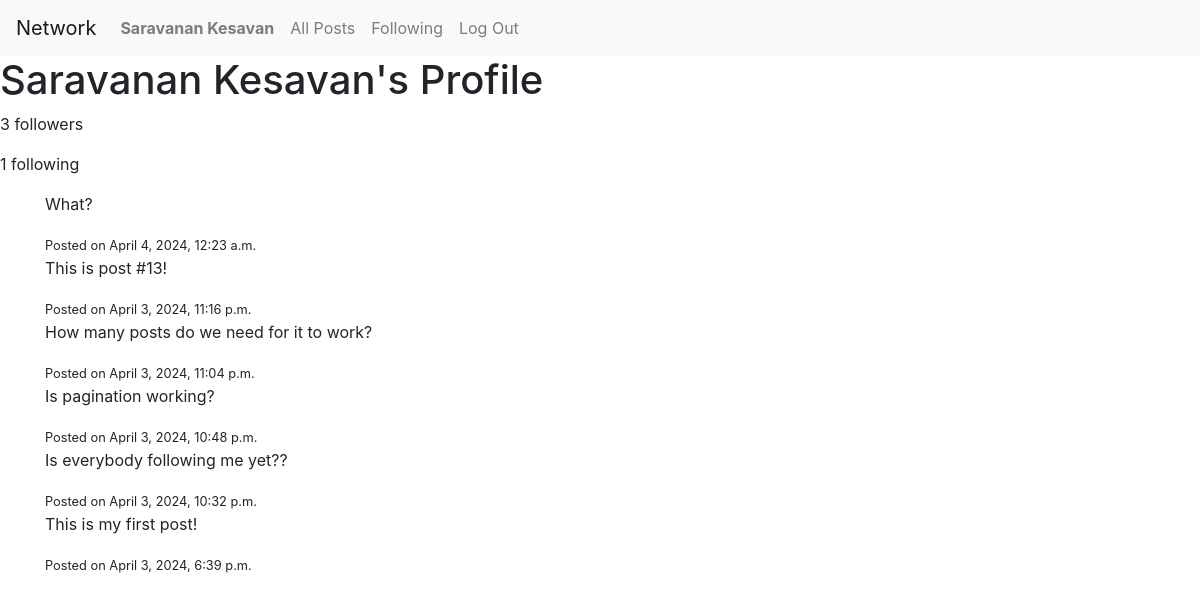
Before: /profile/Saravanan Kesavan (signed in) with the older database file.
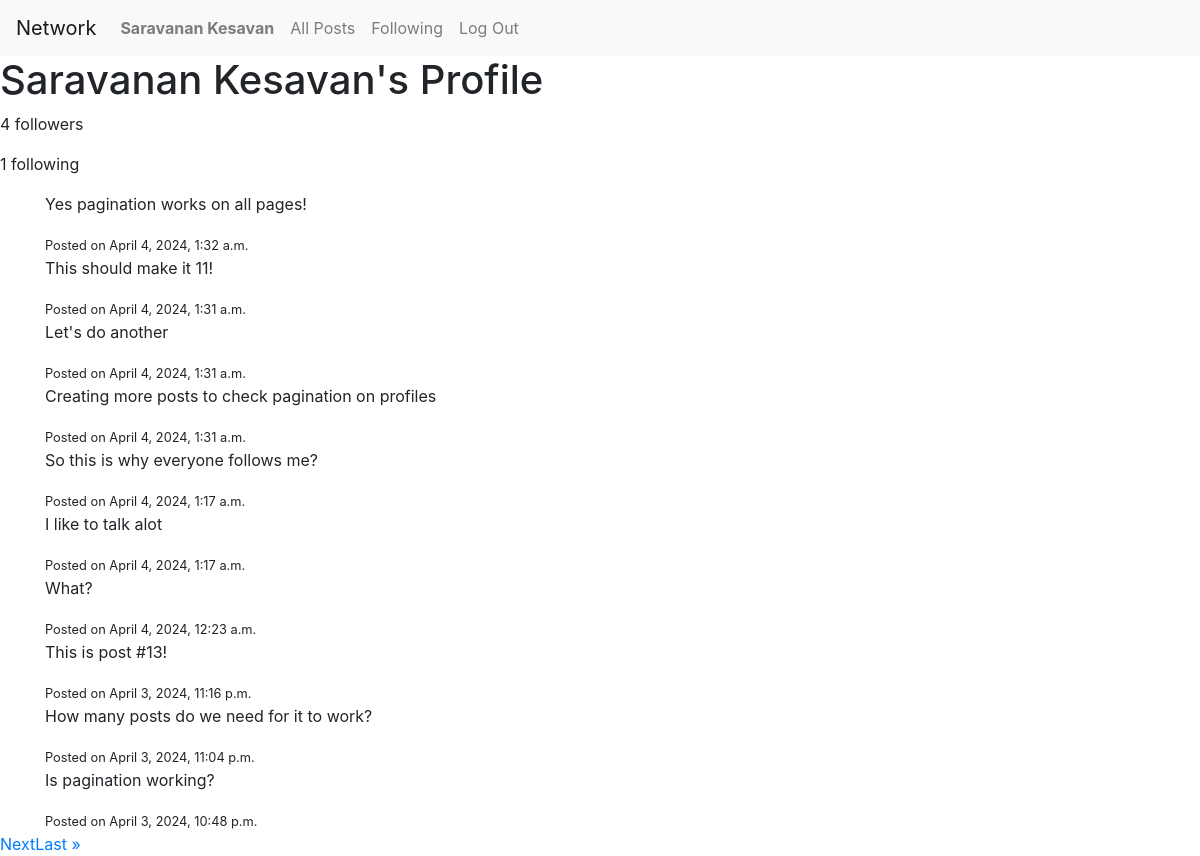
After: the same page with the newer database file.
### network/models.py (models this page shows, shortened)
class Post(models.Model):
    content = models.TextField()
    creator = models.ForeignKey(User, on_delete=models.CASCADE, related_name="posts")
    timestamp = models.DateTimeField(auto_now_add=True)
    likes = models.ManyToManyField(User, related_name="liked_posts", blank=True)

### network/views.py (the view)
# urls.py: path("profile/<str:username>", views.profile, name="profile"),
@login_required
def profile(request, username):
    profile_user = get_object_or_404(User, username=username)
    posts_list = profile_user.posts.all().order_by('-timestamp')
    paginator = Paginator(posts_list, 10)  # Show 10 posts per page
    page_number = request.GET.get('page')
    posts = paginator.get_page(page_number)
    followers = profile_user.followers.count()
    following = profile_user.following.count()
    is_following = request.user.is_authenticated and profile_user.followers.filter(id=request.user.id).exists()
    return render(request, 'network/profile.html', {
        'profile_user': profile_user,
        'posts': posts,
        'followers': followers,
        'following': following,
        'is_following': is_following,
    })

### network/templates/network/profile.html (shortened to what this page needs)
{% extends "network/layout.html" %}
{% block body %}
    <h1>{{ profile_user.username }}'s Profile</h1>
    <p>{{ followers }} followers</p>
    <p>{{ following }} following</p>
    <div class="container">
        {% for post in posts %}
            <div class="post">
                <p>{{ post.content }}</p>
                <small>Posted on {{ post.timestamp }}</small>
            </div>
        {% endfor %}
    </div>
    <div class="pagination">
        {% if posts.has_next %}
            <a href="?page={{ posts.next_page_number }}">Next</a>
            <a href="?page={{ posts.paginator.num_pages }}">Last &raquo;</a>
        {% endif %}
    </div>
{% endblock %}

Changed rows visible on the page:
no longer on this page (row unchanged): Post: content "Is everybody following me yet??", timestamp "April 3, 2024, 10:32 p.m."
no longer on this page (row unchanged): Post: content "This is my first post!", timestamp "April 3, 2024, 6:39 p.m."
added Post: content "Yes pagination works on all pages!", timestamp "April 4, 2024, 1:32 a.m."
added Post: content "This should make it 11!", timestamp "April 4, 2024, 1:31 a.m."
added Post: content "Let's do another", timestamp "April 4, 2024, 1:31 a.m."
added Post: content "Creating more posts to check pagination on profiles", timestamp "April 4, 2024, 1:31 a.m."
added Post: content "So this is why everyone follows me?", timestamp "April 4, 2024, 1:17 a.m."
added Post: content "I like to talk alot", timestamp "April 4, 2024, 1:17 a.m."
Other visible differences:
{{ followers }}: "3" → "4"
text now shown: "Next Last »"
